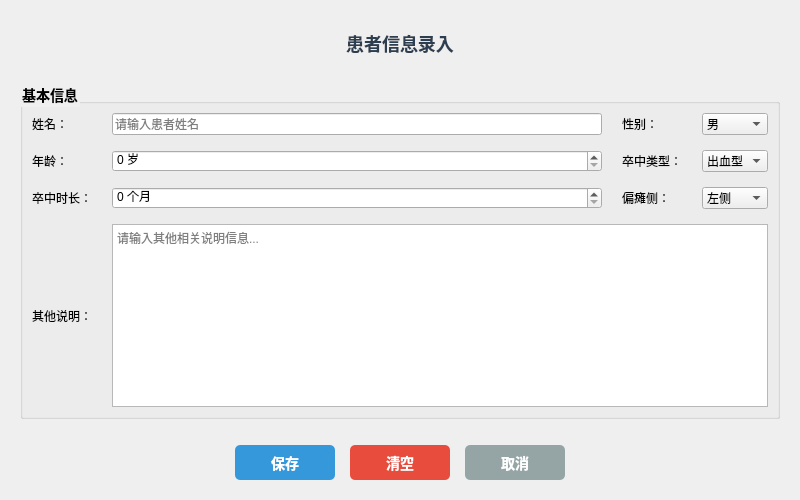
<?xml version="1.0" encoding="UTF-8"?>
<ui version="4.0">
 <class>UserInfoForm</class>
 <widget class="QWidget" name="UserInfoForm">
  <property name="geometry">
   <rect>
    <x>0</x>
    <y>0</y>
    <width>800</width>
    <height>500</height>
   </rect>
  </property>
  <property name="windowTitle">
   <string>患者信息管理系统</string>
  </property>
  <property name="minimumSize">
   <size>
    <width>800</width>
    <height>500</height>
   </size>
  </property>
  <layout class="QVBoxLayout" name="mainLayout">
   <property name="margin">
    <number>20</number>
   </property>
   <property name="spacing">
    <number>15</number>
   </property>
   
   <!-- Title -->
   <item>
    <widget class="QLabel" name="titleLabel">
     <property name="text">
      <string>患者信息录入</string>
     </property>
     <property name="alignment">
      <set>Qt::AlignCenter</set>
     </property>
     <property name="styleSheet">
      <string>QLabel { font-size: 18px; font-weight: bold; color: #2c3e50; padding: 10px; }</string>
     </property>
    </widget>
   </item>
   
   <!-- Main Content Group -->
   <item>
    <widget class="QGroupBox" name="patientInfoGroup">
     <property name="title">
      <string>基本信息</string>
     </property>
     <property name="styleSheet">
      <string>QGroupBox { font-weight: bold; font-size: 14px; }</string>
     </property>
     <layout class="QGridLayout" name="infoGridLayout">
      <property name="horizontalSpacing">
       <number>20</number>
      </property>
      <property name="verticalSpacing">
       <number>15</number>
      </property>
      
      <!-- Row 1: Name and Gender -->
      <item row="0" column="0">
       <widget class="QLabel" name="nameLabel">
        <property name="text">
         <string>姓名：</string>
        </property>
        <property name="minimumWidth">
         <number>80</number>
        </property>
       </widget>
      </item>
      <item row="0" column="1">
       <widget class="QLineEdit" name="nameLineEdit">
        <property name="placeholderText">
         <string>请输入患者姓名</string>
        </property>
        <property name="minimumWidth">
         <number>150</number>
        </property>
       </widget>
      </item>
      <item row="0" column="2">
       <widget class="QLabel" name="genderLabel">
        <property name="text">
         <string>性别：</string>
        </property>
        <property name="minimumWidth">
         <number>80</number>
        </property>
       </widget>
      </item>
      <item row="0" column="3">
       <widget class="QComboBox" name="genderComboBox">
        <property name="minimumWidth">
         <number>100</number>
        </property>
        <item>
         <property name="text">
          <string>男</string>
         </property>
        </item>
        <item>
         <property name="text">
          <string>女</string>
         </property>
        </item>
       </widget>
      </item>
      
      <!-- Row 2: Age and Stroke Type -->
      <item row="1" column="0">
       <widget class="QLabel" name="ageLabel">
        <property name="text">
         <string>年龄：</string>
        </property>
       </widget>
      </item>
      <item row="1" column="1">
       <widget class="QSpinBox" name="ageSpinBox">
        <property name="minimum">
         <number>0</number>
        </property>
        <property name="maximum">
         <number>150</number>
        </property>
        <property name="suffix">
         <string> 岁</string>
        </property>
        <property name="minimumWidth">
         <number>100</number>
        </property>
       </widget>
      </item>
      <item row="1" column="2">
       <widget class="QLabel" name="strokeTypeLabel">
        <property name="text">
         <string>卒中类型：</string>
        </property>
       </widget>
      </item>
      <item row="1" column="3">
       <widget class="QComboBox" name="strokeTypeComboBox">
        <property name="minimumWidth">
         <number>120</number>
        </property>
        <item>
         <property name="text">
          <string>出血型</string>
         </property>
        </item>
        <item>
         <property name="text">
          <string>缺血型</string>
         </property>
        </item>
        <item>
         <property name="text">
          <string>无卒中</string>
         </property>
        </item>
       </widget>
      </item>
      
      <!-- Row 3: Duration and Paralysis Side -->
      <item row="2" column="0">
       <widget class="QLabel" name="durationLabel">
        <property name="text">
         <string>卒中时长：</string>
        </property>
       </widget>
      </item>
      <item row="2" column="1">
       <widget class="QSpinBox" name="durationSpinBox">
        <property name="minimum">
         <number>0</number>
        </property>
        <property name="maximum">
         <number>999</number>
        </property>
        <property name="suffix">
         <string> 个月</string>
        </property>
        <property name="minimumWidth">
         <number>100</number>
        </property>
       </widget>
      </item>
      <item row="2" column="2">
       <widget class="QLabel" name="paralysisSideLabel">
        <property name="text">
         <string>偏瘫侧：</string>
        </property>
       </widget>
      </item>
      <item row="2" column="3">
       <widget class="QComboBox" name="paralysisSideComboBox">
        <property name="minimumWidth">
         <number>100</number>
        </property>
        <item>
         <property name="text">
          <string>左侧</string>
         </property>
        </item>
        <item>
         <property name="text">
          <string>右侧</string>
         </property>
        </item>
        <item>
         <property name="text">
          <string>无</string>
         </property>
        </item>
       </widget>
      </item>
      
      <!-- Row 4: Additional Notes (spans all columns) -->
      <item row="3" column="0">
       <widget class="QLabel" name="notesLabel">
        <property name="text">
         <string>其他说明：</string>
        </property>
       </widget>
      </item>
      <item row="3" column="1" colspan="3">
       <widget class="QTextEdit" name="notesTextEdit">
        <property name="maximumHeight">
         <number>80</number>
        </property>
        <property name="placeholderText">
         <string>请输入其他相关说明信息...</string>
        </property>
       </widget>
      </item>
     </layout>
    </widget>
   </item>
   
   <!-- Spacer -->
   <item>
    <spacer name="verticalSpacer">
     <property name="orientation">
      <enum>Qt::Vertical</enum>
     </property>
     <property name="sizeHint">
      <size>
       <width>20</width>
       <height>20</height>
      </size>
     </property>
    </spacer>
   </item>
   
   <!-- Button Layout -->
   <item>
    <layout class="QHBoxLayout" name="buttonLayout">
     <item>
      <spacer name="buttonSpacer1">
       <property name="orientation">
        <enum>Qt::Horizontal</enum>
       </property>
       <property name="sizeHint">
        <size>
         <width>40</width>
         <height>20</height>
        </size>
       </property>
      </spacer>
     </item>
     <item>
      <widget class="QPushButton" name="saveButton">
       <property name="text">
        <string>保存</string>
       </property>
       <property name="minimumSize">
        <size>
         <width>100</width>
         <height>35</height>
        </size>
       </property>
       <property name="styleSheet">
        <string>QPushButton { 
         background-color: #3498db; 
         color: white; 
         border: none; 
         border-radius: 5px; 
         font-size: 14px; 
         font-weight: bold; 
        }
        QPushButton:hover { 
         background-color: #2980b9; 
        }
        QPushButton:pressed { 
         background-color: #21618c; 
        }</string>
       </property>
      </widget>
     </item>
     <item>
      <widget class="QPushButton" name="clearButton">
       <property name="text">
        <string>清空</string>
       </property>
       <property name="minimumSize">
        <size>
         <width>100</width>
         <height>35</height>
        </size>
       </property>
       <property name="styleSheet">
        <string>QPushButton { 
         background-color: #e74c3c; 
         color: white; 
         border: none; 
         border-radius: 5px; 
         font-size: 14px; 
         font-weight: bold; 
        }
        QPushButton:hover { 
         background-color: #c0392b; 
        }
        QPushButton:pressed { 
         background-color: #a93226; 
        }</string>
       </property>
      </widget>
     </item>
     <item>
      <widget class="QPushButton" name="cancelButton">
       <property name="text">
        <string>取消</string>
       </property>
       <property name="minimumSize">
        <size>
         <width>100</width>
         <height>35</height>
        </size>
       </property>
       <property name="styleSheet">
        <string>QPushButton { 
         background-color: #95a5a6; 
         color: white; 
         border: none; 
         border-radius: 5px; 
         font-size: 14px; 
         font-weight: bold; 
        }
        QPushButton:hover { 
         background-color: #7f8c8d; 
        }
        QPushButton:pressed { 
         background-color: #6c7b7d; 
        }</string>
       </property>
      </widget>
     </item>
     <item>
      <spacer name="buttonSpacer2">
       <property name="orientation">
        <enum>Qt::Horizontal</enum>
       </property>
       <property name="sizeHint">
        <size>
         <width>40</width>
         <height>20</height>
        </size>
       </property>
      </spacer>
     </item>
    </layout>
   </item>
  </layout>
 </widget>
 <resources/>
 <connections/>
</ui>
